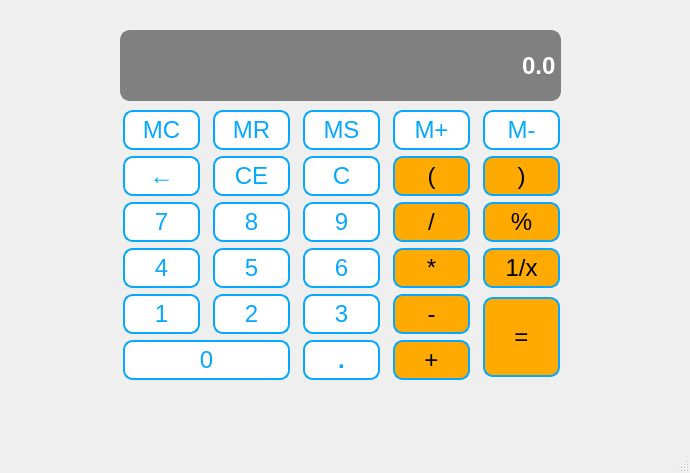
<?xml version="1.0" encoding="UTF-8"?>
<ui version="4.0">
 <class>MainWindow</class>
 <widget class="QMainWindow" name="MainWindow">
  <property name="geometry">
   <rect>
    <x>0</x>
    <y>0</y>
    <width>690</width>
    <height>473</height>
   </rect>
  </property>
  <property name="sizePolicy">
   <sizepolicy hsizetype="Preferred" vsizetype="Expanding">
    <horstretch>0</horstretch>
    <verstretch>0</verstretch>
   </sizepolicy>
  </property>
  <property name="font">
   <font>
    <family>Agency FB</family>
   </font>
  </property>
  <property name="windowTitle">
   <string>MainWindow</string>
  </property>
  <widget class="QWidget" name="centralwidget">
   <widget class="QLineEdit" name="Display">
    <property name="geometry">
     <rect>
      <x>120</x>
      <y>30</y>
      <width>441</width>
      <height>71</height>
     </rect>
    </property>
    <property name="font">
     <font>
      <family>Arial</family>
      <pointsize>18</pointsize>
      <weight>75</weight>
      <bold>true</bold>
     </font>
    </property>
    <property name="layoutDirection">
     <enum>Qt::RightToLeft</enum>
    </property>
    <property name="styleSheet">
     <string notr="true">QLineEdit{

	background-color:gray; 
    color:rgb(255, 255, 255); 
    border:2px solid gray; 
	border-radius:10px;
}</string>
    </property>
    <property name="text">
     <string>0.0</string>
    </property>
    <property name="alignment">
     <set>Qt::AlignRight|Qt::AlignTrailing|Qt::AlignVCenter</set>
    </property>
   </widget>
   <widget class="QWidget" name="layoutWidget">
    <property name="geometry">
     <rect>
      <x>110</x>
      <y>110</y>
      <width>467</width>
      <height>275</height>
     </rect>
    </property>
    <property name="font">
     <font>
      <family>Arial</family>
      <pointsize>14</pointsize>
     </font>
    </property>
    <layout class="QGridLayout" name="gridLayout">
     <property name="sizeConstraint">
      <enum>QLayout::SetNoConstraint</enum>
     </property>
     <property name="horizontalSpacing">
      <number>0</number>
     </property>
     <item row="1" column="1">
      <widget class="QPushButton" name="ClearErrot">
       <property name="maximumSize">
        <size>
         <width>77</width>
         <height>40</height>
        </size>
       </property>
       <property name="font">
        <font>
         <family>Arial</family>
         <pointsize>-1</pointsize>
        </font>
       </property>
       <property name="styleSheet">
        <string notr="true">QPushButton 
{
    background-color:rgb(255,255,255); 
    color:rgb(6,168,255); 
    border:2px solid rgb(6,168,255); 
    font-size:24px; 
    border-radius:10px;
}
QPushButton:pressed
{
    background-color: rgb(175,232,255); 
    color:white; 
    border:2px solid rgb(6,168,255); 
    border-radius:14px;
}</string>
       </property>
       <property name="text">
        <string>CE</string>
       </property>
      </widget>
     </item>
     <item row="4" column="0">
      <widget class="QPushButton" name="Button1">
       <property name="maximumSize">
        <size>
         <width>77</width>
         <height>40</height>
        </size>
       </property>
       <property name="font">
        <font>
         <family>Arial</family>
         <pointsize>-1</pointsize>
        </font>
       </property>
       <property name="styleSheet">
        <string notr="true">QPushButton 
{
    background-color:rgb(255,255,255); 
    color:rgb(6,168,255); 
    border:2px solid rgb(6,168,255); 
    font-size:24px; 
    border-radius:10px;
}
QPushButton:pressed
{
    background-color: rgb(175,232,255); 
    color:white; 
    border:2px solid rgb(6,168,255); 
    border-radius:14px;
}</string>
       </property>
       <property name="text">
        <string>1</string>
       </property>
      </widget>
     </item>
     <item row="2" column="4">
      <widget class="QPushButton" name="Percent">
       <property name="maximumSize">
        <size>
         <width>77</width>
         <height>40</height>
        </size>
       </property>
       <property name="font">
        <font>
         <family>Arial</family>
         <pointsize>-1</pointsize>
        </font>
       </property>
       <property name="styleSheet">
        <string notr="true">QPushButton 
{
    background-color:rgb(255, 170, 0); 
    color:rgb(0, 0, 0); 
    border:2px solid rgb(6,168,255); 
    font-size:24px; 
    border-radius:10px;
}
QPushButton:pressed
{
    background-color: rgb(0, 255, 0); 
    color:rgb(0, 0, 0); 
    border:2px solid rgb(0, 0, 0); 
    border-radius:14px;
}</string>
       </property>
       <property name="text">
        <string>%</string>
       </property>
      </widget>
     </item>
     <item row="2" column="2">
      <widget class="QPushButton" name="Button9">
       <property name="maximumSize">
        <size>
         <width>77</width>
         <height>40</height>
        </size>
       </property>
       <property name="font">
        <font>
         <family>Arial</family>
         <pointsize>-1</pointsize>
        </font>
       </property>
       <property name="styleSheet">
        <string notr="true">QPushButton 
{
    background-color:rgb(255,255,255); 
    color:rgb(6,168,255); 
    border:2px solid rgb(6,168,255); 
    font-size:24px; 
    border-radius:10px;
}
QPushButton:pressed
{
    background-color: rgb(175,232,255); 
    color:white; 
    border:2px solid rgb(6,168,255); 
    border-radius:14px;
}</string>
       </property>
       <property name="text">
        <string>9</string>
       </property>
      </widget>
     </item>
     <item row="4" column="3">
      <widget class="QPushButton" name="Sub">
       <property name="maximumSize">
        <size>
         <width>77</width>
         <height>40</height>
        </size>
       </property>
       <property name="font">
        <font>
         <family>Arial</family>
         <pointsize>-1</pointsize>
        </font>
       </property>
       <property name="styleSheet">
        <string notr="true">QPushButton 
{
    background-color:rgb(255, 170, 0); 
    color:rgb(0, 0, 0); 
    border:2px solid rgb(6,168,255); 
    font-size:24px; 
    border-radius:10px;
}
QPushButton:pressed
{
    background-color: rgb(0, 255, 0); 
    color:rgb(0, 0, 0); 
    border:2px solid rgb(0, 0, 0); 
    border-radius:14px;
}</string>
       </property>
       <property name="text">
        <string>-</string>
       </property>
      </widget>
     </item>
     <item row="5" column="3">
      <widget class="QPushButton" name="Add">
       <property name="maximumSize">
        <size>
         <width>77</width>
         <height>40</height>
        </size>
       </property>
       <property name="font">
        <font>
         <family>Arial</family>
         <pointsize>-1</pointsize>
        </font>
       </property>
       <property name="styleSheet">
        <string notr="true">QPushButton 
{
    background-color:rgb(255, 170, 0); 
    color:rgb(0, 0, 0); 
    border:2px solid rgb(6,168,255); 
    font-size:24px; 
    border-radius:10px;
}
QPushButton:pressed
{
    background-color: rgb(0, 255, 0); 
    color:rgb(0, 0, 0); 
    border:2px solid rgb(0, 0, 0); 
    border-radius:14px;
}</string>
       </property>
       <property name="text">
        <string>+</string>
       </property>
      </widget>
     </item>
     <item row="0" column="4">
      <widget class="QPushButton" name="MemSub">
       <property name="maximumSize">
        <size>
         <width>77</width>
         <height>40</height>
        </size>
       </property>
       <property name="font">
        <font>
         <family>Arial</family>
         <pointsize>-1</pointsize>
        </font>
       </property>
       <property name="styleSheet">
        <string notr="true">QPushButton 
{
    background-color:rgb(255,255,255); 
    color:rgb(6,168,255); 
    border:2px solid rgb(6,168,255); 
    font-size:24px; 
    border-radius:10px;
}
QPushButton:pressed
{
    background-color: rgb(175,232,255); 
    color:white; 
    border:2px solid rgb(6,168,255); 
    border-radius:14px;
}</string>
       </property>
       <property name="text">
        <string>M-</string>
       </property>
      </widget>
     </item>
     <item row="1" column="0">
      <widget class="QPushButton" name="Backspace">
       <property name="maximumSize">
        <size>
         <width>77</width>
         <height>40</height>
        </size>
       </property>
       <property name="font">
        <font>
         <family>Arial</family>
         <pointsize>-1</pointsize>
        </font>
       </property>
       <property name="styleSheet">
        <string notr="true">QPushButton 
{
    background-color:rgb(255,255,255); 
    color:rgb(6,168,255); 
    border:2px solid rgb(6,168,255); 
    font-size:24px; 
    border-radius:10px;
}
QPushButton:pressed
{
    background-color: rgb(175,232,255); 
    color:white; 
    border:2px solid rgb(6,168,255); 
    border-radius:14px;
}</string>
       </property>
       <property name="text">
        <string>←</string>
       </property>
      </widget>
     </item>
     <item row="3" column="2">
      <widget class="QPushButton" name="Button6">
       <property name="maximumSize">
        <size>
         <width>77</width>
         <height>40</height>
        </size>
       </property>
       <property name="font">
        <font>
         <family>Arial</family>
         <pointsize>-1</pointsize>
        </font>
       </property>
       <property name="styleSheet">
        <string notr="true">QPushButton 
{
    background-color:rgb(255,255,255); 
    color:rgb(6,168,255); 
    border:2px solid rgb(6,168,255); 
    font-size:24px; 
    border-radius:10px;
}
QPushButton:pressed
{
    background-color: rgb(175,232,255); 
    color:white; 
    border:2px solid rgb(6,168,255); 
    border-radius:14px;
}</string>
       </property>
       <property name="text">
        <string>6</string>
       </property>
      </widget>
     </item>
     <item row="1" column="2">
      <widget class="QPushButton" name="Clear">
       <property name="maximumSize">
        <size>
         <width>77</width>
         <height>40</height>
        </size>
       </property>
       <property name="font">
        <font>
         <family>Arial</family>
         <pointsize>-1</pointsize>
        </font>
       </property>
       <property name="styleSheet">
        <string notr="true">QPushButton 
{
    background-color:rgb(255,255,255); 
    color:rgb(6,168,255); 
    border:2px solid rgb(6,168,255); 
    font-size:24px; 
    border-radius:10px;
}
QPushButton:pressed
{
    background-color: rgb(175,232,255); 
    color:white; 
    border:2px solid rgb(6,168,255); 
    border-radius:14px;
}</string>
       </property>
       <property name="text">
        <string>C</string>
       </property>
      </widget>
     </item>
     <item row="4" column="2">
      <widget class="QPushButton" name="Button3">
       <property name="maximumSize">
        <size>
         <width>77</width>
         <height>40</height>
        </size>
       </property>
       <property name="font">
        <font>
         <family>Arial</family>
         <pointsize>-1</pointsize>
        </font>
       </property>
       <property name="styleSheet">
        <string notr="true">QPushButton 
{
    background-color:rgb(255,255,255); 
    color:rgb(6,168,255); 
    border:2px solid rgb(6,168,255); 
    font-size:24px; 
    border-radius:10px;
}
QPushButton:pressed
{
    background-color: rgb(175,232,255); 
    color:white; 
    border:2px solid rgb(6,168,255); 
    border-radius:14px;
}</string>
       </property>
       <property name="text">
        <string>3</string>
       </property>
      </widget>
     </item>
     <item row="5" column="2">
      <widget class="QPushButton" name="Spot">
       <property name="maximumSize">
        <size>
         <width>77</width>
         <height>40</height>
        </size>
       </property>
       <property name="font">
        <font>
         <family>Arial</family>
         <pointsize>-1</pointsize>
         <weight>75</weight>
         <bold>true</bold>
        </font>
       </property>
       <property name="styleSheet">
        <string notr="true">QPushButton 
{
    background-color:rgb(255,255,255); 
    color:rgb(6,168,255); 
    border:2px solid rgb(6,168,255); 
    font-size:24px; 
    border-radius:10px;
}
QPushButton:pressed
{
    background-color: rgb(175,232,255); 
    color:white; 
    border:2px solid rgb(6,168,255); 
    border-radius:14px;
}</string>
       </property>
       <property name="text">
        <string>.</string>
       </property>
      </widget>
     </item>
     <item row="0" column="2">
      <widget class="QPushButton" name="MemSave">
       <property name="maximumSize">
        <size>
         <width>77</width>
         <height>40</height>
        </size>
       </property>
       <property name="font">
        <font>
         <family>Arial</family>
         <pointsize>-1</pointsize>
        </font>
       </property>
       <property name="styleSheet">
        <string notr="true">QPushButton 
{
    background-color:rgb(255,255,255); 
    color:rgb(6,168,255); 
    border:2px solid rgb(6,168,255); 
    font-size:24px; 
    border-radius:10px;
}
QPushButton:pressed
{
    background-color: rgb(175,232,255); 
    color:white; 
    border:2px solid rgb(6,168,255); 
    border-radius:14px;
}</string>
       </property>
       <property name="text">
        <string>MS</string>
       </property>
      </widget>
     </item>
     <item row="5" column="0" colspan="2">
      <widget class="QPushButton" name="Button0">
       <property name="maximumSize">
        <size>
         <width>170</width>
         <height>40</height>
        </size>
       </property>
       <property name="font">
        <font>
         <family>Arial</family>
         <pointsize>-1</pointsize>
        </font>
       </property>
       <property name="styleSheet">
        <string notr="true">QPushButton 
{
    background-color:rgb(255,255,255); 
    color:rgb(6,168,255); 
    border:2px solid rgb(6,168,255); 
    font-size:24px; 
    border-radius:10px;
}
QPushButton:pressed
{
    background-color: rgb(175,232,255); 
    color:white; 
    border:2px solid rgb(6,168,255); 
    border-radius:14px;
}</string>
       </property>
       <property name="text">
        <string>0</string>
       </property>
      </widget>
     </item>
     <item row="1" column="3">
      <widget class="QPushButton" name="LeftBracket">
       <property name="maximumSize">
        <size>
         <width>77</width>
         <height>40</height>
        </size>
       </property>
       <property name="font">
        <font>
         <family>Arial</family>
         <pointsize>-1</pointsize>
        </font>
       </property>
       <property name="styleSheet">
        <string notr="true">QPushButton 
{
    background-color:rgb(255, 170, 0); 
    color:rgb(0, 0, 0); 
    border:2px solid rgb(6,168,255); 
    font-size:24px; 
    border-radius:10px;
}
QPushButton:pressed
{
    background-color: rgb(0, 255, 0); 
    color:rgb(0, 0, 0); 
    border:2px solid rgb(0, 0, 0); 
    border-radius:14px;
}</string>
       </property>
       <property name="text">
        <string>(</string>
       </property>
      </widget>
     </item>
     <item row="1" column="4">
      <widget class="QPushButton" name="RightBracket">
       <property name="maximumSize">
        <size>
         <width>77</width>
         <height>40</height>
        </size>
       </property>
       <property name="font">
        <font>
         <family>Arial</family>
         <pointsize>-1</pointsize>
        </font>
       </property>
       <property name="styleSheet">
        <string notr="true">QPushButton 
{
    background-color:rgb(255, 170, 0); 
    color:rgb(0, 0, 0); 
    border:2px solid rgb(6,168,255); 
    font-size:24px; 
    border-radius:10px;
}
QPushButton:pressed
{
    background-color: rgb(0, 255, 0); 
    color:rgb(0, 0, 0); 
    border:2px solid rgb(0, 0, 0); 
    border-radius:14px;
}</string>
       </property>
       <property name="text">
        <string>)</string>
       </property>
      </widget>
     </item>
     <item row="3" column="1">
      <widget class="QPushButton" name="Button5">
       <property name="maximumSize">
        <size>
         <width>77</width>
         <height>40</height>
        </size>
       </property>
       <property name="font">
        <font>
         <family>Arial</family>
         <pointsize>-1</pointsize>
        </font>
       </property>
       <property name="styleSheet">
        <string notr="true">QPushButton 
{
    background-color:rgb(255,255,255); 
    color:rgb(6,168,255); 
    border:2px solid rgb(6,168,255); 
    font-size:24px; 
    border-radius:10px;
}
QPushButton:pressed
{
    background-color: rgb(175,232,255); 
    color:white; 
    border:2px solid rgb(6,168,255); 
    border-radius:14px;
}</string>
       </property>
       <property name="text">
        <string>5</string>
       </property>
      </widget>
     </item>
     <item row="4" column="1">
      <widget class="QPushButton" name="Button2">
       <property name="maximumSize">
        <size>
         <width>77</width>
         <height>40</height>
        </size>
       </property>
       <property name="font">
        <font>
         <family>Arial</family>
         <pointsize>-1</pointsize>
        </font>
       </property>
       <property name="styleSheet">
        <string notr="true">QPushButton 
{
    background-color:rgb(255,255,255); 
    color:rgb(6,168,255); 
    border:2px solid rgb(6,168,255); 
    font-size:24px; 
    border-radius:10px;
}
QPushButton:pressed
{
    background-color: rgb(175,232,255); 
    color:white; 
    border:2px solid rgb(6,168,255); 
    border-radius:14px;
}</string>
       </property>
       <property name="text">
        <string>2</string>
       </property>
      </widget>
     </item>
     <item row="2" column="0">
      <widget class="QPushButton" name="Button7">
       <property name="maximumSize">
        <size>
         <width>77</width>
         <height>40</height>
        </size>
       </property>
       <property name="font">
        <font>
         <family>Arial</family>
         <pointsize>-1</pointsize>
        </font>
       </property>
       <property name="styleSheet">
        <string notr="true">QPushButton 
{
    background-color:rgb(255,255,255); 
    color:rgb(6,168,255); 
    border:2px solid rgb(6,168,255); 
    font-size:24px; 
    border-radius:10px;
}
QPushButton:pressed
{
    background-color: rgb(175,232,255); 
    color:white; 
    border:2px solid rgb(6,168,255); 
    border-radius:14px;
}</string>
       </property>
       <property name="text">
        <string>7</string>
       </property>
      </widget>
     </item>
     <item row="2" column="1">
      <widget class="QPushButton" name="Button8">
       <property name="maximumSize">
        <size>
         <width>77</width>
         <height>40</height>
        </size>
       </property>
       <property name="font">
        <font>
         <family>Arial</family>
         <pointsize>-1</pointsize>
        </font>
       </property>
       <property name="styleSheet">
        <string notr="true">QPushButton 
{
    background-color:rgb(255,255,255); 
    color:rgb(6,168,255); 
    border:2px solid rgb(6,168,255); 
    font-size:24px; 
    border-radius:10px;
}
QPushButton:pressed
{
    background-color: rgb(175,232,255); 
    color:white; 
    border:2px solid rgb(6,168,255); 
    border-radius:14px;
}</string>
       </property>
       <property name="text">
        <string>8</string>
       </property>
      </widget>
     </item>
     <item row="3" column="0">
      <widget class="QPushButton" name="Button4">
       <property name="maximumSize">
        <size>
         <width>77</width>
         <height>40</height>
        </size>
       </property>
       <property name="font">
        <font>
         <family>Arial</family>
         <pointsize>-1</pointsize>
        </font>
       </property>
       <property name="styleSheet">
        <string notr="true">QPushButton 
{
    background-color:rgb(255,255,255); 
    color:rgb(6,168,255); 
    border:2px solid rgb(6,168,255); 
    font-size:24px; 
    border-radius:10px;
}
QPushButton:pressed
{
    background-color: rgb(175,232,255); 
    color:white; 
    border:2px solid rgb(6,168,255); 
    border-radius:14px;
}</string>
       </property>
       <property name="text">
        <string>4</string>
       </property>
      </widget>
     </item>
     <item row="0" column="0">
      <widget class="QPushButton" name="MemClear">
       <property name="maximumSize">
        <size>
         <width>77</width>
         <height>40</height>
        </size>
       </property>
       <property name="font">
        <font>
         <family>Arial</family>
         <pointsize>-1</pointsize>
        </font>
       </property>
       <property name="styleSheet">
        <string notr="true">QPushButton 
{
    background-color:rgb(255,255,255); 
    color:rgb(6,168,255); 
    border:2px solid rgb(6,168,255); 
    font-size:24px; 
    border-radius:10px;
}
QPushButton:pressed
{
    background-color: rgb(175,232,255); 
    color:white; 
    border:2px solid rgb(6,168,255); 
    border-radius:14px;
}</string>
       </property>
       <property name="text">
        <string>MC</string>
       </property>
      </widget>
     </item>
     <item row="0" column="3">
      <widget class="QPushButton" name="MemAdd">
       <property name="maximumSize">
        <size>
         <width>77</width>
         <height>40</height>
        </size>
       </property>
       <property name="font">
        <font>
         <family>Arial</family>
         <pointsize>-1</pointsize>
        </font>
       </property>
       <property name="styleSheet">
        <string notr="true">QPushButton 
{
    background-color:rgb(255,255,255); 
    color:rgb(6,168,255); 
    border:2px solid rgb(6,168,255); 
    font-size:24px; 
    border-radius:10px;
}
QPushButton:pressed
{
    background-color: rgb(175,232,255); 
    color:white; 
    border:2px solid rgb(6,168,255); 
    border-radius:14px;
}</string>
       </property>
       <property name="text">
        <string>M+</string>
       </property>
      </widget>
     </item>
     <item row="2" column="3">
      <widget class="QPushButton" name="Div">
       <property name="maximumSize">
        <size>
         <width>77</width>
         <height>40</height>
        </size>
       </property>
       <property name="font">
        <font>
         <family>Arial</family>
         <pointsize>-1</pointsize>
        </font>
       </property>
       <property name="styleSheet">
        <string notr="true">QPushButton 
{
    background-color:rgb(255, 170, 0); 
    color:rgb(0, 0, 0); 
    border:2px solid rgb(6,168,255); 
    font-size:24px; 
    border-radius:10px;
}
QPushButton:pressed
{
    background-color: rgb(0, 255, 0); 
    color:rgb(0, 0, 0); 
    border:2px solid rgb(0, 0, 0); 
    border-radius:14px;
}</string>
       </property>
       <property name="text">
        <string>/</string>
       </property>
      </widget>
     </item>
     <item row="3" column="3">
      <widget class="QPushButton" name="Mul">
       <property name="maximumSize">
        <size>
         <width>77</width>
         <height>40</height>
        </size>
       </property>
       <property name="font">
        <font>
         <family>Arial</family>
         <pointsize>-1</pointsize>
        </font>
       </property>
       <property name="styleSheet">
        <string notr="true">QPushButton 
{
    background-color:rgb(255, 170, 0); 
    color:rgb(0, 0, 0); 
    border:2px solid rgb(6,168,255); 
    font-size:24px; 
    border-radius:10px;
}
QPushButton:pressed
{
    background-color: rgb(0, 255, 0); 
    color:rgb(0, 0, 0); 
    border:2px solid rgb(0, 0, 0); 
    border-radius:14px;
}</string>
       </property>
       <property name="text">
        <string>*</string>
       </property>
      </widget>
     </item>
     <item row="0" column="1">
      <widget class="QPushButton" name="MemRecall">
       <property name="maximumSize">
        <size>
         <width>77</width>
         <height>40</height>
        </size>
       </property>
       <property name="font">
        <font>
         <family>Arial</family>
         <pointsize>-1</pointsize>
        </font>
       </property>
       <property name="styleSheet">
        <string notr="true">QPushButton 
{
    background-color:rgb(255,255,255); 
    color:rgb(6,168,255); 
    border:2px solid rgb(6,168,255); 
    font-size:24px; 
    border-radius:10px;
}
QPushButton:pressed
{
    background-color: rgb(175,232,255); 
    color:white; 
    border:2px solid rgb(6,168,255); 
    border-radius:14px;
}</string>
       </property>
       <property name="text">
        <string>MR</string>
       </property>
      </widget>
     </item>
     <item row="3" column="4">
      <widget class="QPushButton" name="Inverse">
       <property name="maximumSize">
        <size>
         <width>77</width>
         <height>40</height>
        </size>
       </property>
       <property name="font">
        <font>
         <family>Arial</family>
         <pointsize>-1</pointsize>
        </font>
       </property>
       <property name="styleSheet">
        <string notr="true">QPushButton 
{
    background-color:rgb(255, 170, 0); 
    color:rgb(0, 0, 0); 
    border:2px solid rgb(6,168,255); 
    font-size:24px; 
    border-radius:10px;
}
QPushButton:pressed
{
    background-color: rgb(0, 255, 0); 
    color:rgb(0, 0, 0); 
    border:2px solid rgb(0, 0, 0); 
    border-radius:14px;
}</string>
       </property>
       <property name="text">
        <string>1/x</string>
       </property>
      </widget>
     </item>
     <item row="4" column="4" rowspan="2">
      <widget class="QPushButton" name="Equal">
       <property name="maximumSize">
        <size>
         <width>77</width>
         <height>80</height>
        </size>
       </property>
       <property name="font">
        <font>
         <family>Arial</family>
         <pointsize>-1</pointsize>
        </font>
       </property>
       <property name="styleSheet">
        <string notr="true">QPushButton 
{
    background-color:rgb(255, 170, 0); 
    color:rgb(0, 0, 0); 
    border:2px solid rgb(6,168,255); 
    font-size:24px; 
    border-radius:10px;
}
QPushButton:pressed
{
    background-color: rgb(0, 255, 0); 
    color:rgb(0, 0, 0); 
    border:2px solid rgb(0, 0, 0); 
    border-radius:14px;
}</string>
       </property>
       <property name="text">
        <string>=</string>
       </property>
      </widget>
     </item>
    </layout>
   </widget>
  </widget>
  <widget class="QMenuBar" name="menubar">
   <property name="geometry">
    <rect>
     <x>0</x>
     <y>0</y>
     <width>690</width>
     <height>24</height>
    </rect>
   </property>
  </widget>
  <widget class="QStatusBar" name="statusbar"/>
 </widget>
 <resources/>
 <connections/>
</ui>
